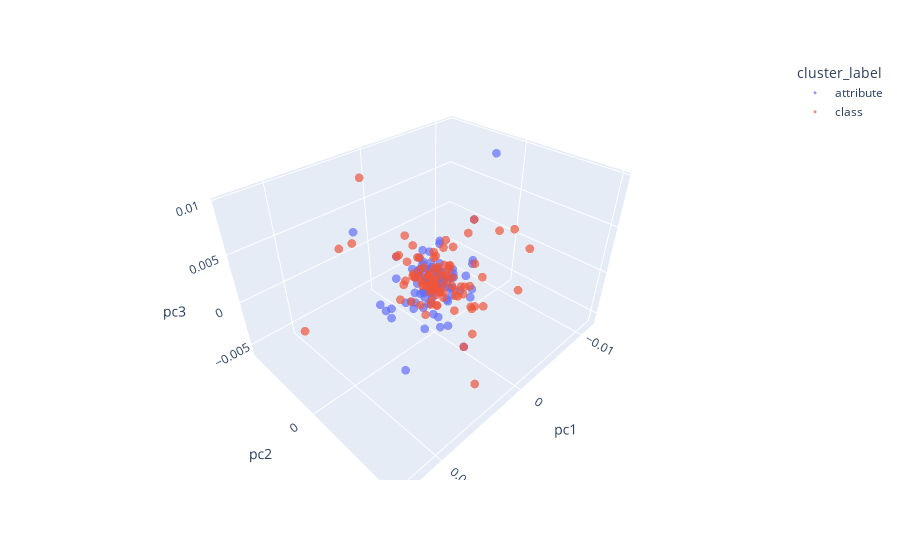

This figure's notebook cell:
### Code cell
vectors = filtered_df['vector'].to_list()
pca = PCA(n_components=3)
pcas = pca.fit_transform(vectors)
pca_df = pd.DataFrame(data = pcas, columns = ['pc1', 'pc2', 'pc3'])
pca_df['cluster_label'] = filtered_df['type'].tolist()
pca_df.sort_values(by='cluster_label', inplace=True)

fig = px.scatter_3d(pca_df, x='pc1', y='pc2', z='pc3', color='cluster_label', size_max=0.1, opacity=0.7)
fig.update_traces(marker=dict(size=3))
